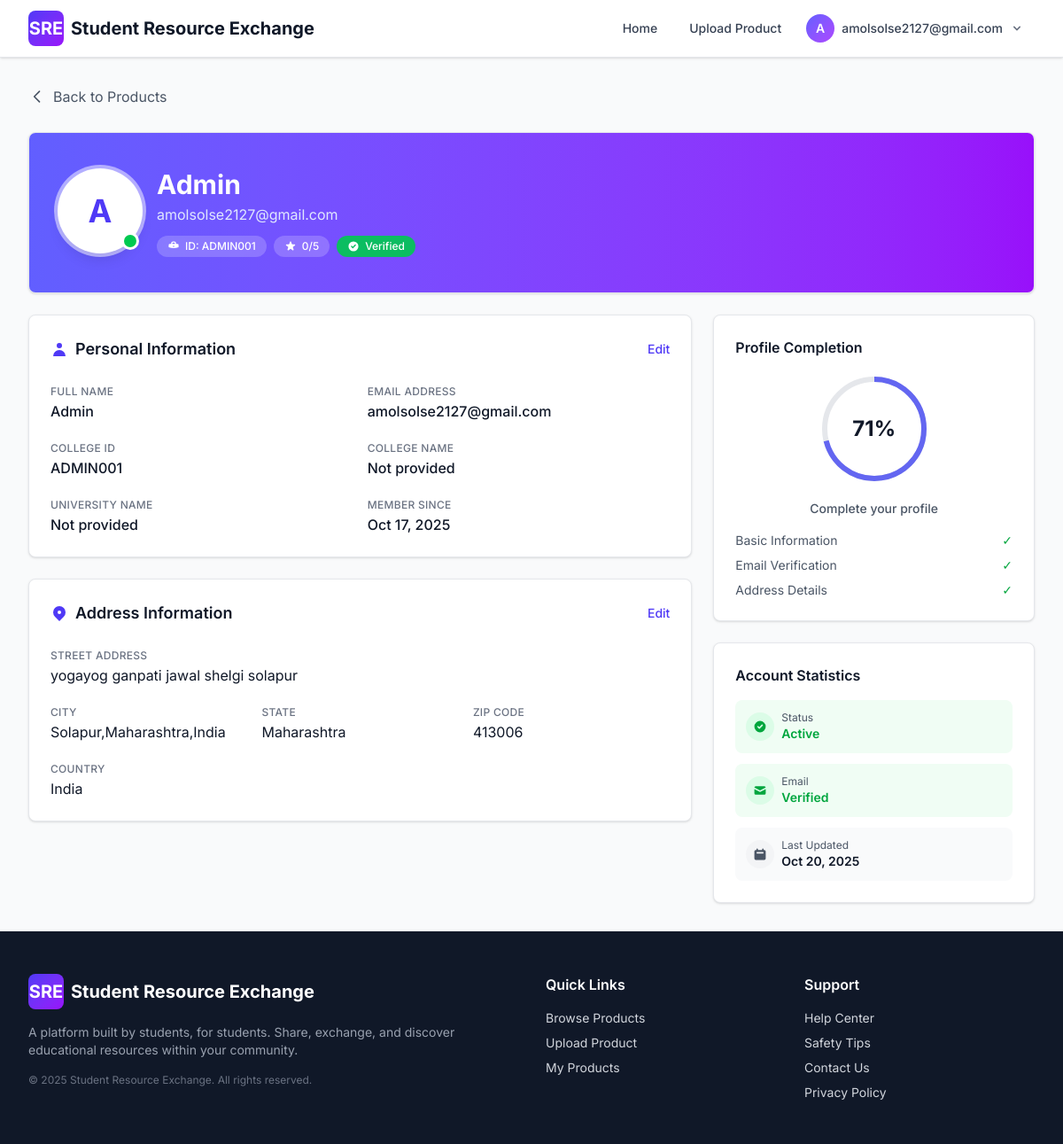
/profile/ (signed in), run on an earlier commit of the app's database.
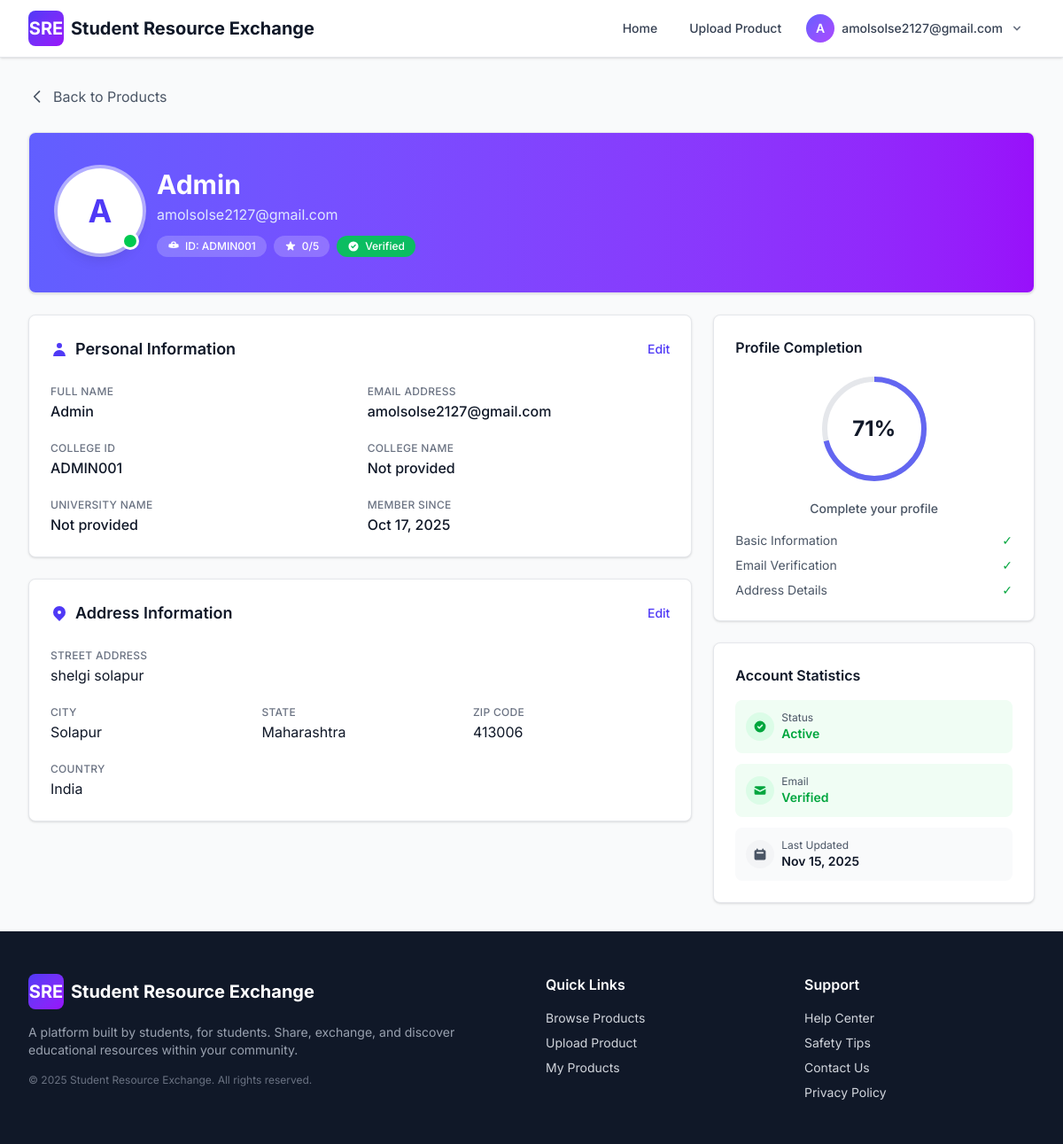
And on a later commit of the database.
### registration/models.py (models this page shows, shortened)
class User(models.Model):
    id = models.AutoField(primary_key=True)
    email = models.EmailField(unique=True, db_index=True, max_length=255)
    password_hash = models.CharField(max_length=128)
    college_id = models.CharField(max_length=100)
    name = models.CharField(max_length=255, blank=True, null=True)
    college_name = models.CharField(max_length=255, blank=True, null=True)
    university_name = models.CharField(max_length=255, blank=True, null=True)
    rating = models.IntegerField(default=0)
    email_verified = models.BooleanField(default=False)
    is_admin = models.BooleanField(default=False)
    address_line1 = models.CharField(max_length=255, blank=True, null=True)
    address_line2 = models.CharField(max_length=255, blank=True, null=True)
    city = models.CharField(max_length=100, blank=True, null=True)
    state_province = models.CharField(max_length=100, blank=True, null=True)
    zip_postal_code = models.CharField(max_length=20, blank=True, null=True)
    country = models.CharField(max_length=100, blank=True, null=True)
    latitude = models.DecimalField(
        max_digits=9,
        decimal_places=6,
        blank=True,
        null=True,
        validators=[MinValueValidator(-90), MaxValueValidator(90)],
        help_text="Latitude coordinate"
    )
    longitude = models.DecimalField(
        max_digits=9,
        decimal_places=6,
        blank=True,
        null=True,
        validators=[MinValueValidator(-180), MaxValueValidator(180)],
        help_text="Longitude coordinate"
    )
    share_precise_location = models.BooleanField(
        default=False,
        help_text="Share exact location with approved requesters"
    )
    created_at = models.DateTimeField(auto_now_add=True)
    updated_at = models.DateTimeField(auto_now=True)
    class Meta:
        db_table = 'user'
        ordering = ['-created_at']
        indexes = [
            models.Index(fields=['latitude', 'longitude']),
        ]

### user_profile/views.py (the view)
# urls.py: path('', views.profile_view, name='profile'),
def profile_view(request):
    if not request.session.get('user_id'):
        messages.error(request, 'Please log in to access your profile.')
        return redirect('login:login')
    try:
        user = User.objects.get(id=request.session['user_id'])
    except User.DoesNotExist:
        messages.error(request, 'User not found. Please log in again.')
        request.session.flush()
        return redirect('login:login')
    fields_filled = 0
    total_fields = 14  # Total important fields to track (increased from 12)
    if user.name:
        fields_filled += 1
    if user.email:
        fields_filled += 1
    if user.college_id:
        fields_filled += 1
    if user.college_name:
        fields_filled += 1
    if user.university_name:
        fields_filled += 1
    if user.email_verified:
        fields_filled += 1
    if user.address_line1:
        fields_filled += 1
    if user.address_line2:
        fields_filled += 1
    if user.city:
        fields_filled += 1
    if user.state_province:
        fields_filled += 1
    if user.zip_postal_code:
        fields_filled += 1
    if user.country:
        fields_filled += 1
    if user.rating > 0:
        fields_filled += 1
    fields_filled += 1
    profile_completion = int((fields_filled / total_fields) * 100)
    circumference = 351.86
    stroke_offset = circumference - (profile_completion / 100 * circumference)
    context = {
        'user': user,
        'profile_completion': profile_completion,
        'stroke_offset': round(stroke_offset, 2),
    }
    return render(request, 'user_profile/profile.html', context)

### chat/context_processors.py (called while the page is built)
def unread_messages(request):
    user_id = request.session.get('user_id')
    if not user_id:
        return {'unread_message_count': 0}
    cache_key = f'unread_message_count_{user_id}'
    unread_count = cache.get(cache_key)
    if unread_count is None:
        from registration.models import User
        try:
            user = User.objects.get(id=user_id)
            unread_count = Conversation.get_total_unread_count(user)
            cache.set(cache_key, unread_count, 30)
        except User.DoesNotExist:
            unread_count = 0
            cache.set(cache_key, unread_count, 30)
        except DatabaseError as e:
            logger.error(f"Database error in unread_messages context processor for user_id {user_id}: {e}")
            unread_count = 0
    return {'unread_message_count': unread_count}

### chat/models.py (called while the page is built)
    @staticmethod
    def get_total_unread_count(user):
        return Message.objects.filter(
            Q(conversation__buyer=user) | Q(conversation__seller=user)
        ).exclude(sender=user).filter(is_read=False).count()

### user_profile/templates/user_profile/profile.html (shortened to what the changed rows need)
{% extends "base.html" %}
{% block content %}
<div class="min-h-screen bg-gray-50">
    <main class="max-w-7xl mx-auto px-4 sm:px-6 lg:px-8 py-6 sm:py-8">
        <div class="bg-white rounded-lg shadow-sm border border-gray-200 overflow-hidden mb-6">
            <div class="bg-gradient-to-r from-indigo-500 to-purple-600 px-6 py-8 sm:px-8 sm:py-10">
                <div class="flex flex-col sm:flex-row items-center sm:items-start gap-4">
                    <div class="relative">
                        <div class="w-20 h-20 sm:w-24 sm:h-24 rounded-full bg-white flex items-center justify-center ring-4 ring-white/50 shadow-lg">
                            <span class="text-3xl sm:text-4xl font-bold text-indigo-600">
                                {{ user.name.0|default:user.email.0|upper }}
                            </span>
                        </div>
                    </div>
                    <div class="flex-1 text-center sm:text-left">
                        <h2 class="text-2xl sm:text-3xl font-bold text-white mb-1">{{ user.name }}</h2>
                        <p class="text-indigo-100 text-sm sm:text-base mb-3">{{ user.email }}</p>
                        <div class="flex flex-wrap items-center justify-center sm:justify-start gap-2">
                            <span class="inline-flex items-center gap-1.5 px-3 py-1 bg-white/20 backdrop-blur-sm text-white text-xs font-medium rounded-full">
                                ID: {{ user.college_id }}
                            </span>
                            <span class="inline-flex items-center gap-1.5 px-3 py-1 bg-white/20 backdrop-blur-sm text-white text-xs font-medium rounded-full">
                                {{ user.rating }}/5
                            </span>
                            {% if user.email_verified %}
                            <span class="inline-flex items-center gap-1.5 px-3 py-1 bg-green-500/90 text-white text-xs font-medium rounded-full">
                                <svg class="w-3.5 h-3.5" fill="currentColor" viewBox="0 0 20 20">
                                    <path fill-rule="evenodd" d="M10 18a8 8 0 100-16 8 8 0 000 16zm3.707-9.293a1 1 0 00-1.414-1.414L9 10.586 7.707 9.293a1 1 0 00-1.414 1.414l2 2a1 1 0 001.414 0l4-4z" clip-rule="evenodd"/>
                                </svg>
                                Verified
                            </span>
                            {% endif %}
                        </div>
                    </div>
                </div>
            </div>
        </div>
        <div class="grid grid-cols-1 lg:grid-cols-3 gap-6">
            <div class="lg:col-span-2 space-y-6">
                <div class="bg-white rounded-lg shadow-sm border border-gray-200 p-6">
                    <div class="grid grid-cols-1 sm:grid-cols-2 gap-4">
                        <div class="space-y-1">
                            <label class="text-xs font-medium text-gray-500 uppercase tracking-wide">Full Name</label>
                            <p class="text-base text-gray-900 font-medium">{{ user.name }}</p>
                        </div>
                        <div class="space-y-1">
                            <label class="text-xs font-medium text-gray-500 uppercase tracking-wide">Email Address</label>
                            <p class="text-base text-gray-900 font-medium">{{ user.email }}</p>
                        </div>
                        <div class="space-y-1">
                            <label class="text-xs font-medium text-gray-500 uppercase tracking-wide">College ID</label>
                            <p class="text-base text-gray-900 font-medium">{{ user.college_id|default:"Not provided" }}</p>
                        </div>
                        <div class="space-y-1">
                            <label class="text-xs font-medium text-gray-500 uppercase tracking-wide">College Name</label>
                            <p class="text-base text-gray-900 font-medium">{{ user.college_name|default:"Not provided" }}</p>
                        </div>
                        <div class="space-y-1">
                            <label class="text-xs font-medium text-gray-500 uppercase tracking-wide">University Name</label>
                            <p class="text-base text-gray-900 font-medium">{{ user.university_name|default:"Not provided" }}</p>
                        </div>
                        <div class="space-y-1">
                            <label class="text-xs font-medium text-gray-500 uppercase tracking-wide">Member Since</label>
                            <p class="text-base text-gray-900 font-medium">{{ user.created_at|date:"M d, Y" }}</p>
                        </div>
                    </div>
                </div>
                <div class="bg-white rounded-lg shadow-sm border border-gray-200 p-6">
                    {% if user.address_line1 or user.city or user.state_province or user.country %}
                    <div class="space-y-4">
                        {% if user.address_line1 %}
                        <div class="space-y-1">
                            <label class="text-xs font-medium text-gray-500 uppercase tracking-wide">Street Address</label>
                            <p class="text-base text-gray-900">{{ user.address_line1 }}</p>
                        </div>
                        {% endif %}
                        <div class="grid grid-cols-1 sm:grid-cols-3 gap-4">
                            {% if user.city %}
                            <div class="space-y-1">
                                <label class="text-xs font-medium text-gray-500 uppercase tracking-wide">City</label>
                                <p class="text-base text-gray-900">{{ user.city }}</p>
                            </div>
                            {% endif %}
                            {% if user.state_province %}
                            <div class="space-y-1">
                                <label class="text-xs font-medium text-gray-500 uppercase tracking-wide">State</label>
                                <p class="text-base text-gray-900">{{ user.state_province }}</p>
                            </div>
                            {% endif %}
                            {% if user.zip_postal_code %}
                            <div class="space-y-1">
                                <label class="text-xs font-medium text-gray-500 uppercase tracking-wide">ZIP Code</label>
                                <p class="text-base text-gray-900">{{ user.zip_postal_code }}</p>
                            </div>
                            {% endif %}
                        </div>
                        {% if user.country %}
                        <div class="space-y-1">
                            <label class="text-xs font-medium text-gray-500 uppercase tracking-wide">Country</label>
                            <p class="text-base text-gray-900">{{ user.country }}</p>
                        </div>
                        {% endif %}
                    </div>
                    {% endif %}
                </div>
            </div>
            <div class="space-y-6">
                <div class="bg-white rounded-lg shadow-sm border border-gray-200 p-6">
                    <div class="space-y-3">
                        <div class="flex items-center justify-between p-3 bg-gray-50 rounded-lg">
                            <div class="flex items-center gap-2">
                                <div>
                                    <p class="text-xs text-gray-600">Last Updated</p>
                                    <p class="text-sm font-semibold text-gray-900">{{ user.updated_at|date:"M d, Y" }}</p>
                                </div>
                            </div>
                        </div>
                    </div>
                </div>
            </div>
        </div>
    </main>
</div>
{% endblock %}

### theme/templates/base.html (shortened to what the changed rows need)
{% load static tailwind_tags %}
<!DOCTYPE html>
<html lang="en" data-theme="light">
<head>
    {% tailwind_css %}
</head>
<body class="bg-white text-gray-800 antialiased">
    <nav class="bg-white border-b border-gray-200 sticky top-0 z-50 shadow-sm" x-data="{ mobileMenuOpen: false, userMenuOpen: false }" @click.away="userMenuOpen = false">
        <div class="max-w-7xl mx-auto px-4 sm:px-6 lg:px-8">
            <div class="flex items-center justify-between h-16">
                <div class="flex items-center gap-3">
                    {% if request.session.user_id %}
                    <div class="hidden md:block relative">
                        <button @click="userMenuOpen = !userMenuOpen"
                                class="flex items-center gap-2 px-3 py-2 rounded-lg hover:bg-gray-100 transition-colors">
                            <div class="w-8 h-8 bg-gradient-to-br from-indigo-500 to-purple-500 rounded-full flex items-center justify-center">
                                <span class="text-white font-semibold text-sm">
                                    {{ request.session.user_name.0|upper }}
                                </span>
                            </div>
                            <span class="text-sm font-medium text-gray-700">{{ request.session.user_name }}</span>
                            <svg class="w-4 h-4 text-gray-500 transition-transform" :class="{ 'rotate-180': userMenuOpen }" fill="currentColor" viewBox="0 0 20 20">
                                <path fill-rule="evenodd" d="M5.293 7.293a1 1 0 011.414 0L10 10.586l3.293-3.293a1 1 0 111.414 1.414l-4 4a1 1 0 01-1.414 0l-4-4a1 1 0 010-1.414z" clip-rule="evenodd"/>
                            </svg>
                        </button>
                    </div>
                    {% endif %}
                </div>
            </div>
        </div>
    </nav>
    <main>
        {% block content %}
        {% endblock %}
    </main>
</body>
</html>

What changed in the data, as far as the page shows it:
changed User "Admin": address_line1 "yogayog ganpati jawal shelgi solapur" → "shelgi solapur"; city "Solapur,Maharashtra,India" → "Solapur"; updated_at "Oct 20, 2025" → "Nov 15, 2025"
